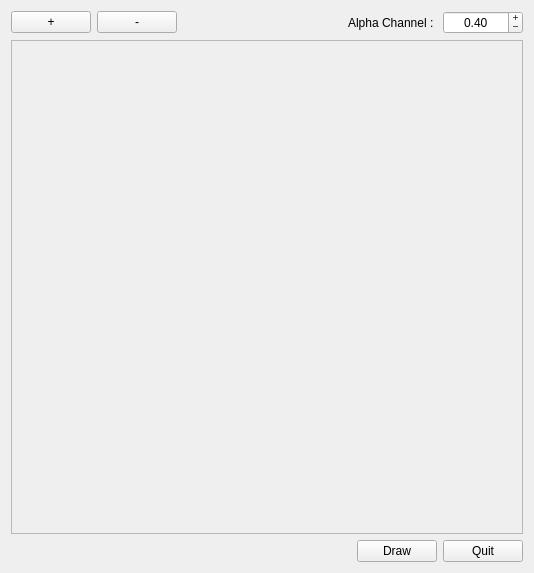
<?xml version="1.0" encoding="UTF-8"?>
<ui version="4.0">
 <class>PlanesDialog</class>
 <widget class="QDialog" name="PlanesDialog">
  <property name="geometry">
   <rect>
    <x>0</x>
    <y>0</y>
    <width>534</width>
    <height>573</height>
   </rect>
  </property>
  <property name="acceptDrops">
   <bool>false</bool>
  </property>
  <property name="windowTitle">
   <string>Planes Properties</string>
  </property>
  <layout class="QVBoxLayout" name="verticalLayout">
   <item>
    <layout class="QHBoxLayout" name="addDeleteLayout">
     <item>
      <widget class="QPushButton" name="addPlane">
       <property name="text">
        <string>+</string>
       </property>
       <property name="autoDefault">
        <bool>false</bool>
       </property>
      </widget>
     </item>
     <item>
      <widget class="QPushButton" name="deletePlane">
       <property name="text">
        <string>-</string>
       </property>
       <property name="autoDefault">
        <bool>false</bool>
       </property>
      </widget>
     </item>
     <item>
      <spacer name="horizontalSpacer_2">
       <property name="orientation">
        <enum>Qt::Horizontal</enum>
       </property>
       <property name="sizeHint" stdset="0">
        <size>
         <width>40</width>
         <height>20</height>
        </size>
       </property>
      </spacer>
     </item>
     <item>
      <widget class="QLabel" name="alphaChannelLabel">
       <property name="text">
        <string>Alpha Channel : </string>
       </property>
      </widget>
     </item>
     <item>
      <widget class="QDoubleSpinBox" name="alphaChannel">
       <property name="minimumSize">
        <size>
         <width>80</width>
         <height>0</height>
        </size>
       </property>
       <property name="alignment">
        <set>Qt::AlignCenter</set>
       </property>
       <property name="buttonSymbols">
        <enum>QAbstractSpinBox::PlusMinus</enum>
       </property>
       <property name="minimum">
        <double>0.100000000000000</double>
       </property>
       <property name="maximum">
        <double>1.000000000000000</double>
       </property>
       <property name="singleStep">
        <double>0.050000000000000</double>
       </property>
       <property name="value">
        <double>0.400000000000000</double>
       </property>
      </widget>
     </item>
    </layout>
   </item>
   <item>
    <widget class="QScrollArea" name="scrollPlanesArea">
     <property name="widgetResizable">
      <bool>true</bool>
     </property>
     <widget class="QWidget" name="scrollAreaWidgetContents">
      <property name="geometry">
       <rect>
        <x>0</x>
        <y>0</y>
        <width>514</width>
        <height>483</height>
       </rect>
      </property>
      <layout class="QGridLayout" name="gridLayout">
       <property name="sizeConstraint">
        <enum>QLayout::SetDefaultConstraint</enum>
       </property>
       <item row="0" column="0">
        <layout class="QVBoxLayout" name="planesLayout">
         <property name="spacing">
          <number>2</number>
         </property>
         <property name="sizeConstraint">
          <enum>QLayout::SetFixedSize</enum>
         </property>
        </layout>
       </item>
      </layout>
     </widget>
    </widget>
   </item>
   <item>
    <layout class="QHBoxLayout" name="drawQuitLayout">
     <item>
      <spacer name="horizontalSpacer">
       <property name="orientation">
        <enum>Qt::Horizontal</enum>
       </property>
       <property name="sizeHint" stdset="0">
        <size>
         <width>40</width>
         <height>20</height>
        </size>
       </property>
      </spacer>
     </item>
     <item>
      <widget class="QPushButton" name="darawPlanes">
       <property name="text">
        <string>Draw</string>
       </property>
       <property name="autoDefault">
        <bool>false</bool>
       </property>
      </widget>
     </item>
     <item>
      <widget class="QPushButton" name="quit">
       <property name="text">
        <string>Quit</string>
       </property>
       <property name="autoDefault">
        <bool>false</bool>
       </property>
      </widget>
     </item>
    </layout>
   </item>
  </layout>
 </widget>
 <resources/>
 <connections>
  <connection>
   <sender>quit</sender>
   <signal>clicked()</signal>
   <receiver>PlanesDialog</receiver>
   <slot>close()</slot>
   <hints>
    <hint type="sourcelabel">
     <x>418</x>
     <y>524</y>
    </hint>
    <hint type="destinationlabel">
     <x>512</x>
     <y>515</y>
    </hint>
   </hints>
  </connection>
 </connections>
</ui>
